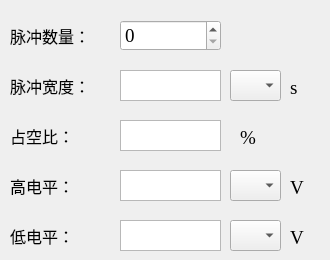
      <widget class="QWidget" name="PulseMode1">
       <attribute name="title">
        <string>基础</string>
       </attribute>
       <widget class="QLabel" name="w_label_VA_PulseLowLevel">
        <property name="geometry">
         <rect>
          <x>290</x>
          <y>230</y>
          <width>31</width>
          <height>16</height>
         </rect>
        </property>
        <property name="font">
         <font>
          <family>Times New Roman</family>
          <pointsize>14</pointsize>
         </font>
        </property>
        <property name="text">
         <string>V</string>
        </property>
       </widget>
       <widget class="QLabel" name="w_label_PulseLowLevel">
        <property name="geometry">
         <rect>
          <x>10</x>
          <y>220</y>
          <width>101</width>
          <height>31</height>
         </rect>
        </property>
        <property name="font">
         <font>
          <family>Times New Roman</family>
          <pointsize>12</pointsize>
         </font>
        </property>
        <property name="text">
         <string>低电平：</string>
        </property>
       </widget>
       <widget class="QLabel" name="w_labelDutyCycle">
        <property name="geometry">
         <rect>
          <x>10</x>
          <y>120</y>
          <width>101</width>
          <height>31</height>
         </rect>
        </property>
        <property name="font">
         <font>
          <family>Times New Roman</family>
          <pointsize>12</pointsize>
         </font>
        </property>
        <property name="text">
         <string>占空比：</string>
        </property>
       </widget>
       <widget class="QLabel" name="w_labelNumberOfDuty">
        <property name="geometry">
         <rect>
          <x>10</x>
          <y>20</y>
          <width>101</width>
          <height>31</height>
         </rect>
        </property>
        <property name="font">
         <font>
          <family>Times New Roman</family>
          <pointsize>12</pointsize>
         </font>
        </property>
        <property name="text">
         <string>脉冲数量：</string>
        </property>
       </widget>
       <widget class="QTextEdit" name="w_PulseWidthInput">
        <property name="geometry">
         <rect>
          <x>120</x>
          <y>70</y>
          <width>101</width>
          <height>31</height>
         </rect>
        </property>
        <property name="font">
         <font>
          <family>Times New Roman</family>
          <pointsize>12</pointsize>
         </font>
        </property>
       </widget>
       <widget class="QLabel" name="w_label_seconds">
        <property name="geometry">
         <rect>
          <x>290</x>
          <y>80</y>
          <width>31</width>
          <height>16</height>
         </rect>
        </property>
        <property name="font">
         <font>
          <family>Times New Roman</family>
          <pointsize>14</pointsize>
         </font>
        </property>
        <property name="text">
         <string>s</string>
        </property>
       </widget>
       <widget class="QComboBox" name="w_chooseSizeOfPulseWidth">
        <property name="geometry">
         <rect>
          <x>230</x>
          <y>70</y>
          <width>51</width>
          <height>31</height>
         </rect>
        </property>
        <property name="font">
         <font>
          <family>Times New Roman</family>
          <pointsize>14</pointsize>
         </font>
        </property>
        <item>
         <property name="text">
          <string/>
         </property>
        </item>
        <item>
         <property name="text">
          <string>m</string>
         </property>
        </item>
        <item>
         <property name="text">
          <string>u</string>
         </property>
        </item>
       </widget>
       <widget class="QComboBox" name="w_chooseSizeOfPulseHighLevel">
        <property name="geometry">
         <rect>
          <x>230</x>
          <y>170</y>
          <width>51</width>
          <height>31</height>
         </rect>
        </property>
        <property name="font">
         <font>
          <family>Times New Roman</family>
          <pointsize>14</pointsize>
         </font>
        </property>
        <item>
         <property name="text">
          <string/>
         </property>
        </item>
        <item>
         <property name="text">
          <string>m</string>
         </property>
        </item>
        <item>
         <property name="text">
          <string>u</string>
         </property>
        </item>
        <item>
         <property name="text">
          <string>n</string>
         </property>
        </item>
       </widget>
       <widget class="QTextEdit" name="w_PulseDutyCycleInput">
        <property name="geometry">
         <rect>
          <x>120</x>
          <y>120</y>
          <width>101</width>
          <height>31</height>
         </rect>
        </property>
        <property name="font">
         <font>
          <family>Times New Roman</family>
          <pointsize>12</pointsize>
         </font>
        </property>
       </widget>
       <widget class="QComboBox" name="w_chooseSizeOfPulseLowLevel">
        <property name="geometry">
         <rect>
          <x>230</x>
          <y>220</y>
          <width>51</width>
          <height>31</height>
         </rect>
        </property>
        <property name="font">
         <font>
          <family>Times New Roman</family>
          <pointsize>14</pointsize>
         </font>
        </property>
        <item>
         <property name="text">
          <string/>
         </property>
        </item>
        <item>
         <property name="text">
          <string>m</string>
         </property>
        </item>
        <item>
         <property name="text">
          <string>u</string>
         </property>
        </item>
        <item>
         <property name="text">
          <string>n</string>
         </property>
        </item>
       </widget>
       <widget class="QLabel" name="w_label_PulseHighLevel">
        <property name="geometry">
         <rect>
          <x>10</x>
          <y>170</y>
          <width>101</width>
          <height>31</height>
         </rect>
        </property>
        <property name="font">
         <font>
          <family>Times New Roman</family>
          <pointsize>12</pointsize>
         </font>
        </property>
        <property name="text">
         <string>高电平：</string>
        </property>
       </widget>
       <widget class="QLabel" name="w_label_percent">
        <property name="geometry">
         <rect>
          <x>240</x>
          <y>130</y>
          <width>31</width>
          <height>16</height>
         </rect>
        </property>
        <property name="font">
         <font>
          <family>Times New Roman</family>
          <pointsize>14</pointsize>
         </font>
        </property>
        <property name="text">
         <string>%</string>
        </property>
       </widget>
       <widget class="QSpinBox" name="w_numberOfPulse">
        <property name="geometry">
         <rect>
          <x>120</x>
          <y>20</y>
          <width>101</width>
          <height>31</height>
         </rect>
        </property>
        <property name="font">
         <font>
          <family>Times New Roman</family>
          <pointsize>14</pointsize>
         </font>
        </property>
       </widget>
       <widget class="QTextEdit" name="w_InputPulseLowLevel">
        <property name="geometry">
         <rect>
          <x>120</x>
          <y>220</y>
          <width>101</width>
          <height>31</height>
         </rect>
        </property>
        <property name="font">
         <font>
          <family>Times New Roman</family>
          <pointsize>12</pointsize>
         </font>
        </property>
       </widget>
       <widget class="QTextEdit" name="w_InputPulseHighLevel">
        <property name="geometry">
         <rect>
          <x>120</x>
          <y>170</y>
          <width>101</width>
          <height>31</height>
         </rect>
        </property>
        <property name="font">
         <font>
          <family>Times New Roman</family>
          <pointsize>12</pointsize>
         </font>
        </property>
       </widget>
       <widget class="QLabel" name="w_labelWidthOfDuty">
        <property name="geometry">
         <rect>
          <x>10</x>
          <y>70</y>
          <width>101</width>
          <height>31</height>
         </rect>
        </property>
        <property name="font">
         <font>
          <family>Times New Roman</family>
          <pointsize>12</pointsize>
         </font>
        </property>
        <property name="text">
         <string>脉冲宽度：</string>
        </property>
       </widget>
       <widget class="QLabel" name="w_label_VA_PulseHighLevel">
        <property name="geometry">
         <rect>
          <x>290</x>
          <y>180</y>
          <width>31</width>
          <height>16</height>
         </rect>
        </property>
        <property name="font">
         <font>
          <family>Times New Roman</family>
          <pointsize>14</pointsize>
         </font>
        </property>
        <property name="text">
         <string>V</string>
        </property>
       </widget>
      </widget>
